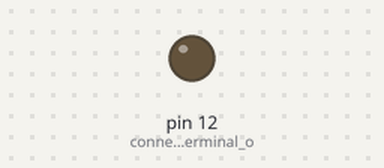
A sketch run on a simulated Arduino Uno, built with avr-gcc and run on an emulated ATmega328P. Parts: output pins drawn as LEDs (lit = HIGH).

Above: at 2.5 s.
At 7.5 s:
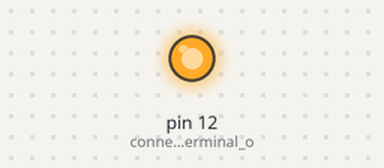
Timing chart, 0 to 13.0 s (numbered marks = the images above):
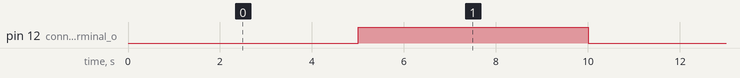

The sketch:

arduino_relay.ino
```cpp
/////////////////////////////////////////////
// written by Technnical PK team           //
// This is non profitable Video            //
// Code for relay control                  //
// only for eductional porpuse             //
// this code can be regenreted             //
//Please Subscribe And do like the video   //
/////////////////////////////////////////////

void setup() {
  pinMode(12, OUTPUT);// connected to S terminal of Relay

}

void loop() {

  digitalWrite(12,LOW);// turn relay ON
  delay(5000);// turn on for 5 sec

  digitalWrite(12, HIGH);// turn relay OFF
 delay(5000);// turn of for 5 sec

}
```

Measured:
- by itself, pin 12 (connected_to_S_terminal_o): alternates HIGH for 5.0 s and LOW for 5.0 s
